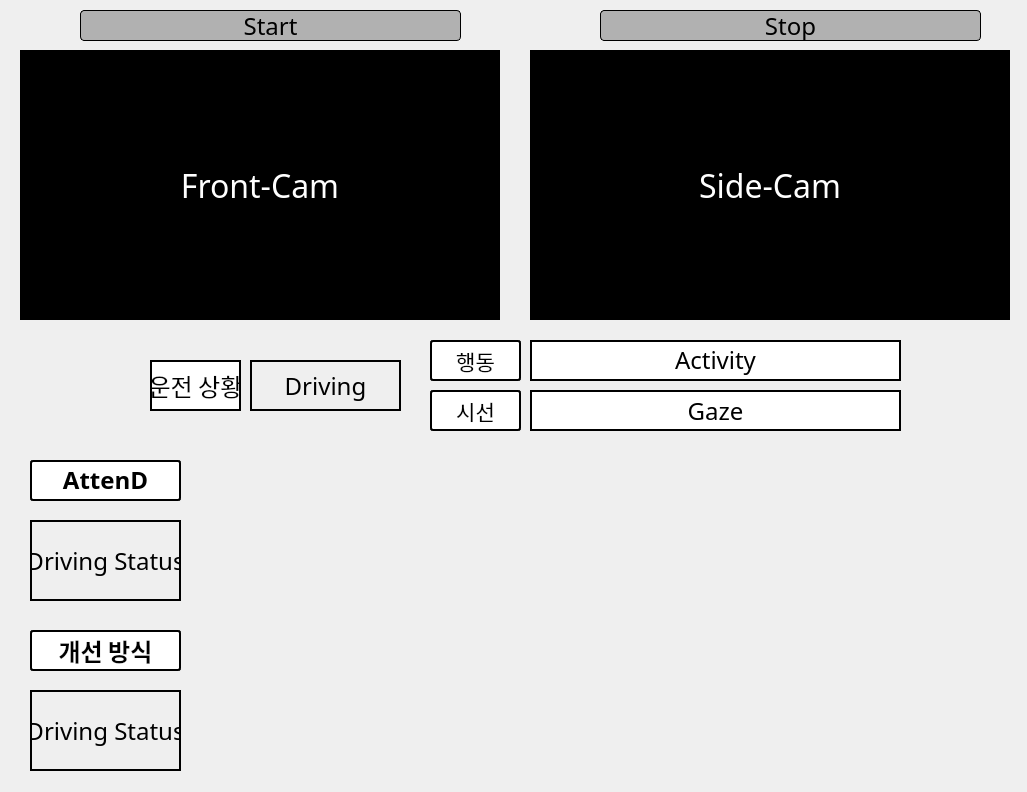
<?xml version="1.0" encoding="UTF-8"?>
<ui version="4.0">
 <class>MainWindow</class>
 <widget class="QMainWindow" name="MainWindow">
  <property name="geometry">
   <rect>
    <x>0</x>
    <y>0</y>
    <width>1027</width>
    <height>792</height>
   </rect>
  </property>
  <property name="windowTitle">
   <string>MainWindow</string>
  </property>
  <widget class="QWidget" name="centralwidget">
   <widget class="PlotWidget" name="o_graph" native="true">
    <property name="geometry">
     <rect>
      <x>200</x>
      <y>450</y>
      <width>801</width>
      <height>161</height>
     </rect>
    </property>
   </widget>
   <widget class="PlotWidget" name="n_graph" native="true">
    <property name="geometry">
     <rect>
      <x>200</x>
      <y>620</y>
      <width>801</width>
      <height>161</height>
     </rect>
    </property>
   </widget>
   <widget class="QPushButton" name="start_btn">
    <property name="geometry">
     <rect>
      <x>80</x>
      <y>10</y>
      <width>381</width>
      <height>31</height>
     </rect>
    </property>
    <property name="font">
     <font>
      <family>Nanum Gothic</family>
      <pointsize>18</pointsize>
      <weight>50</weight>
      <italic>false</italic>
      <bold>false</bold>
     </font>
    </property>
    <property name="styleSheet">
     <string notr="true">color: rgb(0, 0, 0);
background-color: rgb(177, 177, 177);
border: 1px solid black;
border-radius: 4px;
font: 18pt &quot;Nanum Gothic&quot;;</string>
    </property>
    <property name="text">
     <string>Start</string>
    </property>
   </widget>
   <widget class="QPushButton" name="stop_btn">
    <property name="geometry">
     <rect>
      <x>600</x>
      <y>10</y>
      <width>381</width>
      <height>31</height>
     </rect>
    </property>
    <property name="font">
     <font>
      <family>Nanum Gothic</family>
      <pointsize>18</pointsize>
      <weight>50</weight>
      <italic>false</italic>
      <bold>false</bold>
     </font>
    </property>
    <property name="styleSheet">
     <string notr="true">color: rgb(0, 0, 0);
background-color: rgb(177, 177, 177);
border: 1px solid black;
border-radius: 4px;
font: 18pt &quot;Nanum Gothic&quot;;</string>
    </property>
    <property name="text">
     <string>Stop</string>
    </property>
   </widget>
   <widget class="QLabel" name="front_cam">
    <property name="geometry">
     <rect>
      <x>20</x>
      <y>50</y>
      <width>480</width>
      <height>270</height>
     </rect>
    </property>
    <property name="font">
     <font>
      <family>08SeoulNamsan</family>
      <pointsize>24</pointsize>
      <weight>50</weight>
      <italic>false</italic>
      <bold>false</bold>
     </font>
    </property>
    <property name="styleSheet">
     <string notr="true">background-color: rgb(0, 0, 0);
font: 24pt &quot;08SeoulNamsan&quot;;
color: #FFFFFF;</string>
    </property>
    <property name="text">
     <string>Front-Cam</string>
    </property>
    <property name="alignment">
     <set>Qt::AlignCenter</set>
    </property>
   </widget>
   <widget class="QLabel" name="side_cam">
    <property name="geometry">
     <rect>
      <x>530</x>
      <y>50</y>
      <width>480</width>
      <height>270</height>
     </rect>
    </property>
    <property name="font">
     <font>
      <family>08SeoulNamsan</family>
      <pointsize>24</pointsize>
      <weight>50</weight>
      <italic>false</italic>
      <bold>false</bold>
     </font>
    </property>
    <property name="styleSheet">
     <string notr="true">background-color: rgb(0, 0, 0);
font: 24pt &quot;08SeoulNamsan&quot;;
color: #FFFFFF;</string>
    </property>
    <property name="text">
     <string>Side-Cam</string>
    </property>
    <property name="alignment">
     <set>Qt::AlignCenter</set>
    </property>
   </widget>
   <widget class="QLabel" name="o_title">
    <property name="geometry">
     <rect>
      <x>30</x>
      <y>460</y>
      <width>151</width>
      <height>41</height>
     </rect>
    </property>
    <property name="font">
     <font>
      <family>Nanum Gothic</family>
      <pointsize>24</pointsize>
      <weight>50</weight>
      <italic>false</italic>
      <bold>false</bold>
     </font>
    </property>
    <property name="styleSheet">
     <string notr="true">border: 2px solid rgb(0, 0, 0);
color: rgb(0, 0, 0);
font: 24pt &quot;Nanum Gothic&quot;;
background-color: rgb(255, 255, 255);
border-radius: 3px;</string>
    </property>
    <property name="text">
     <string>&lt;html&gt;&lt;head/&gt;&lt;body&gt;&lt;p align=&quot;center&quot;&gt;&lt;span style=&quot; font-size:18pt; font-weight:600;&quot;&gt;AttenD&lt;/span&gt;&lt;/p&gt;&lt;/body&gt;&lt;/html&gt;</string>
    </property>
    <property name="alignment">
     <set>Qt::AlignCenter</set>
    </property>
   </widget>
   <widget class="QLabel" name="n_title">
    <property name="geometry">
     <rect>
      <x>30</x>
      <y>630</y>
      <width>151</width>
      <height>41</height>
     </rect>
    </property>
    <property name="font">
     <font>
      <family>Nanum Gothic</family>
      <pointsize>24</pointsize>
      <weight>50</weight>
      <italic>false</italic>
      <bold>false</bold>
     </font>
    </property>
    <property name="styleSheet">
     <string notr="true">border: 2px solid rgb(0, 0, 0);
background-color: rgb(255, 255, 255);
font: 24pt &quot;Nanum Gothic&quot;;
border-radius: 3px;
color: rgb(0, 0, 0);</string>
    </property>
    <property name="text">
     <string>&lt;html&gt;&lt;head/&gt;&lt;body&gt;&lt;p align=&quot;center&quot;&gt;&lt;span style=&quot; font-size:18pt; font-weight:600;&quot;&gt;개선 방식&lt;/span&gt;&lt;/p&gt;&lt;/body&gt;&lt;/html&gt;</string>
    </property>
    <property name="alignment">
     <set>Qt::AlignCenter</set>
    </property>
   </widget>
   <widget class="QLabel" name="o_status">
    <property name="geometry">
     <rect>
      <x>30</x>
      <y>520</y>
      <width>151</width>
      <height>81</height>
     </rect>
    </property>
    <property name="font">
     <font>
      <family>Nanum Gothic</family>
      <pointsize>18</pointsize>
      <weight>50</weight>
      <italic>false</italic>
      <bold>false</bold>
     </font>
    </property>
    <property name="styleSheet">
     <string notr="true">border: 2px solid rgb(0, 0, 0);
font: 18pt &quot;Nanum Gothic&quot;;
</string>
    </property>
    <property name="text">
     <string>Driving Status</string>
    </property>
    <property name="alignment">
     <set>Qt::AlignCenter</set>
    </property>
   </widget>
   <widget class="QLabel" name="n_status">
    <property name="geometry">
     <rect>
      <x>30</x>
      <y>690</y>
      <width>151</width>
      <height>81</height>
     </rect>
    </property>
    <property name="font">
     <font>
      <family>Nanum Gothic</family>
      <pointsize>18</pointsize>
      <weight>50</weight>
      <italic>false</italic>
      <bold>false</bold>
     </font>
    </property>
    <property name="styleSheet">
     <string notr="true">border: 2px solid rgb(0, 0, 0);
font: 18pt &quot;Nanum Gothic&quot;;</string>
    </property>
    <property name="text">
     <string>Driving Status</string>
    </property>
    <property name="alignment">
     <set>Qt::AlignCenter</set>
    </property>
   </widget>
   <widget class="QLabel" name="activity">
    <property name="geometry">
     <rect>
      <x>530</x>
      <y>340</y>
      <width>371</width>
      <height>41</height>
     </rect>
    </property>
    <property name="font">
     <font>
      <family>Nanum Gothic</family>
      <pointsize>18</pointsize>
      <weight>50</weight>
      <italic>false</italic>
      <bold>false</bold>
     </font>
    </property>
    <property name="styleSheet">
     <string notr="true">border: 2px solid rgb(0, 0, 0);
background-color: rgb(255, 255, 255);
font: 18pt &quot;Nanum Gothic&quot;;
color: rgb(0, 0, 0);</string>
    </property>
    <property name="text">
     <string>&lt;html&gt;&lt;head/&gt;&lt;body&gt;&lt;p align=&quot;center&quot;&gt;Activity&lt;/p&gt;&lt;/body&gt;&lt;/html&gt;</string>
    </property>
    <property name="alignment">
     <set>Qt::AlignCenter</set>
    </property>
   </widget>
   <widget class="QLabel" name="gaze">
    <property name="geometry">
     <rect>
      <x>530</x>
      <y>390</y>
      <width>371</width>
      <height>41</height>
     </rect>
    </property>
    <property name="font">
     <font>
      <family>Nanum Gothic</family>
      <pointsize>18</pointsize>
      <weight>50</weight>
      <italic>false</italic>
      <bold>false</bold>
     </font>
    </property>
    <property name="styleSheet">
     <string notr="true">border: 2px solid rgb(0, 0, 0);
background-color: rgb(255, 255, 255);
font: 18pt &quot;Nanum Gothic&quot;;
color: rgb(0, 0, 0);</string>
    </property>
    <property name="text">
     <string>Gaze</string>
    </property>
    <property name="alignment">
     <set>Qt::AlignCenter</set>
    </property>
   </widget>
   <widget class="QLabel" name="activity_title">
    <property name="geometry">
     <rect>
      <x>430</x>
      <y>340</y>
      <width>91</width>
      <height>41</height>
     </rect>
    </property>
    <property name="font">
     <font>
      <family>Nanum Gothic</family>
      <pointsize>16</pointsize>
      <weight>50</weight>
      <italic>false</italic>
      <bold>false</bold>
     </font>
    </property>
    <property name="styleSheet">
     <string notr="true">border: 2px solid rgb(0, 0, 0);
background-color: rgb(255, 255, 255);
font: 16pt &quot;Nanum Gothic&quot;;
border-radius: 3px;
color: rgb(0, 0, 0);</string>
    </property>
    <property name="text">
     <string>행동</string>
    </property>
    <property name="alignment">
     <set>Qt::AlignCenter</set>
    </property>
   </widget>
   <widget class="QLabel" name="gaze_title">
    <property name="geometry">
     <rect>
      <x>430</x>
      <y>390</y>
      <width>91</width>
      <height>41</height>
     </rect>
    </property>
    <property name="font">
     <font>
      <family>Nanum Gothic</family>
      <pointsize>16</pointsize>
      <weight>50</weight>
      <italic>false</italic>
      <bold>false</bold>
     </font>
    </property>
    <property name="styleSheet">
     <string notr="true">border: 2px solid rgb(0, 0, 0);
font: 16pt &quot;Nanum Gothic&quot;;
background-color: rgb(255, 255, 255);
border-radius: 3px;
color: rgb(0, 0, 0);</string>
    </property>
    <property name="text">
     <string>시선</string>
    </property>
    <property name="alignment">
     <set>Qt::AlignCenter</set>
    </property>
   </widget>
   <widget class="QLabel" name="driving">
    <property name="geometry">
     <rect>
      <x>250</x>
      <y>360</y>
      <width>151</width>
      <height>51</height>
     </rect>
    </property>
    <property name="font">
     <font>
      <family>Nanum Gothic</family>
      <pointsize>18</pointsize>
      <weight>50</weight>
      <italic>false</italic>
      <bold>false</bold>
     </font>
    </property>
    <property name="styleSheet">
     <string notr="true">border: 2px solid rgb(0, 0, 0);
font: 18pt &quot;Nanum Gothic&quot;;
color: rgb(0, 0, 0);</string>
    </property>
    <property name="text">
     <string>Driving</string>
    </property>
    <property name="alignment">
     <set>Qt::AlignCenter</set>
    </property>
   </widget>
   <widget class="QLabel" name="driving_title">
    <property name="geometry">
     <rect>
      <x>150</x>
      <y>360</y>
      <width>91</width>
      <height>51</height>
     </rect>
    </property>
    <property name="font">
     <font>
      <family>Nanum Gothic</family>
      <pointsize>18</pointsize>
      <weight>50</weight>
      <italic>false</italic>
      <bold>false</bold>
     </font>
    </property>
    <property name="styleSheet">
     <string notr="true">border: 2px solid rgb(0, 0, 0);
background-color: rgb(255, 255, 255);
font: 18pt &quot;Nanum Gothic&quot;;
color: rgb(0, 0, 0);</string>
    </property>
    <property name="text">
     <string>운전 상황</string>
    </property>
    <property name="alignment">
     <set>Qt::AlignCenter</set>
    </property>
   </widget>
  </widget>
  <widget class="QMenuBar" name="menubar">
   <property name="geometry">
    <rect>
     <x>0</x>
     <y>0</y>
     <width>1027</width>
     <height>24</height>
    </rect>
   </property>
  </widget>
 </widget>
 <customwidgets>
  <customwidget>
   <class>PlotWidget</class>
   <extends>QWidget</extends>
   <header location="global">pyqtgraph</header>
   <container>1</container>
  </customwidget>
 </customwidgets>
 <resources/>
 <connections/>
</ui>
